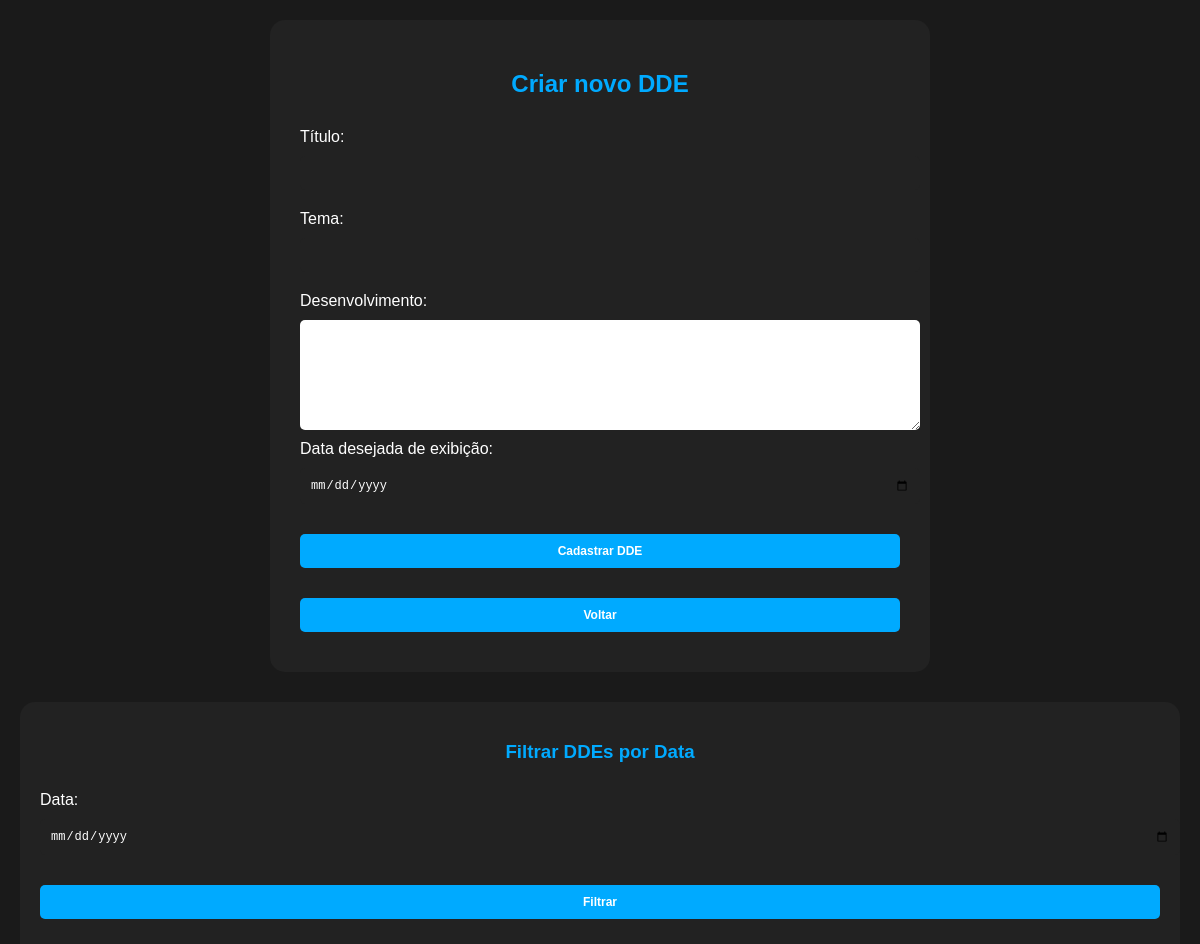
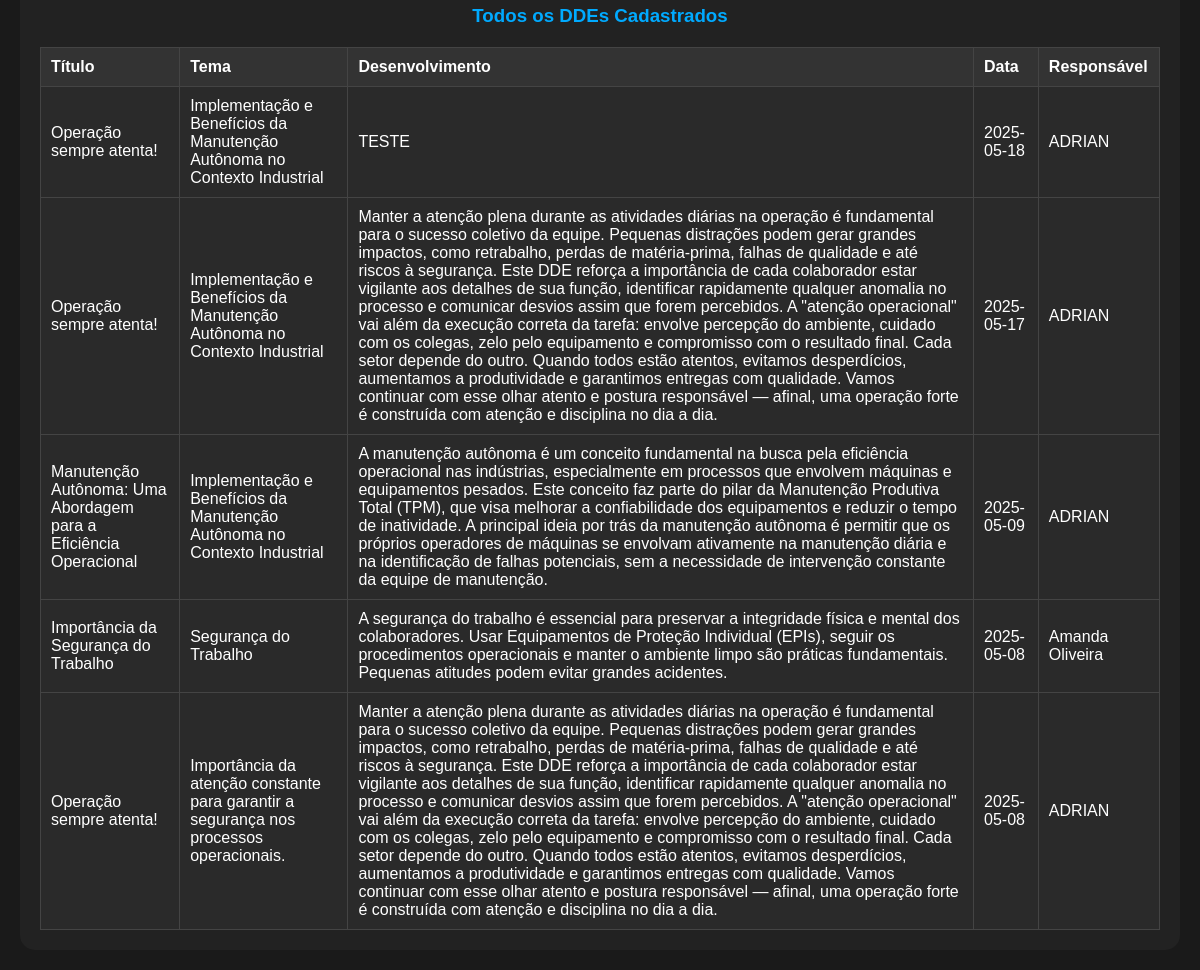
The page /php/cadastro_dde.php on the database its author committed (2 pictures, top to bottom).
### tables this page shows
CREATE TABLE `tab_dde` (
  `ID_DDE` int NOT NULL AUTO_INCREMENT,
  `DDE_TITULO` varchar(255) NOT NULL,
  `DDE_TEMA` varchar(255) NOT NULL,
  `DDE_DESENVOLVIMENTO` text NOT NULL,
  `DDE_DATA` date NOT NULL,
  `DDE_RESPONSAVEL` varchar(100) NOT NULL,
  PRIMARY KEY (`ID_DDE`)
);

### php/cadastro_dde.php (the view, shortened to what this page needs)
<?php
include('../php/conexao.php');
$filterData = '';
if (isset($_GET['data_filter'])) {
    $filterData = $_GET['data_filter'];
    $filterData = mysqli_real_escape_string($conn, $filterData);
    $query = "SELECT * FROM TAB_DDE WHERE DDE_DATA = '$filterData' ORDER BY DDE_DATA DESC";
} else {
    $query = "SELECT * FROM TAB_DDE ORDER BY DDE_DATA DESC";
}
$result = $conn->query($query);
?>
<!DOCTYPE html>
<html lang="pt-br">
<head>
    <link rel="stylesheet" href="../css/style.css">
</head>
<body>
<div class="form-container">
    <h2>Criar novo DDE</h2>
    <form method="post">
        <label for="titulo">Título:</label>
        <input type="text" id="titulo" name="titulo" required>
        <label for="tema">Tema:</label>
        <input type="text" id="tema" name="tema" required>
        <label for="desenvolvimento">Desenvolvimento:</label>
        <textarea id="desenvolvimento" name="desenvolvimento" rows="6" required></textarea>
        <label for="data">Data desejada de exibição:</label>
        <input type="date" id="data" name="data" required>
        <button type="submit">Cadastrar DDE</button>
    </form>
    <button onclick="window.location.href='http://localhost/funcionarios_web/pages/lobby.php';">Voltar</button>
</div>
<div class="table-container">
    <h3>Filtrar DDEs por Data</h3>
    <form method="GET" class="filter-form">
        <label for="data_filter">Data:</label>
        <input type="date" id="data_filter" name="data_filter" value="<?php echo $filterData; ?>">
        <button type="submit">Filtrar</button>
    </form>
    <h3>Todos os DDEs Cadastrados</h3>
    <table>
        <tr>
            <th>Título</th>
            <th>Tema</th>
            <th>Desenvolvimento</th>
            <th>Data</th>
            <th>Responsável</th>
        </tr>
        <?php
        if ($result->num_rows > 0) {
            while ($row = $result->fetch_assoc()) {
                echo "<tr>
                        <td>{$row['DDE_TITULO']}</td>
                        <td>{$row['DDE_TEMA']}</td>
                        <td>{$row['DDE_DESENVOLVIMENTO']}</td>
                        <td>{$row['DDE_DATA']}</td>
                        <td>{$row['DDE_RESPONSAVEL']}</td>
                    </tr>";
            }
        } else {
            echo "<tr><td colspan='5'>Nenhum DDE encontrado</td></tr>";
        }
        ?>
    </table>
</div>
</body>
</html>

### css/style.css (style rules this page uses)
body { font-family: 'Arial', sans-serif; background-color: #000; color: #00aaff; margin: 0; padding: 0; }
h2, h3 { text-align: center; color: #00aaff; }
form { display: flex; flex-direction: column; }
input, button, select { margin: 10px 0; padding: 10px; border: none; font-size: 12px; border-radius: 5px; }
input, select { background: #222; font-size: 12px; color: #fff; }
button { background: #00aaff; color: #000; font-weight: bold; cursor: pointer; }
table { width: 100%; margin-top: 20px; border-collapse: collapse; background-color: #222; }
th, td { padding: 10px; text-align: left; border: 1px solid #00aaff; }
th { background-color: #00aaff; color: #fff; }
td { color: #fff; }
tbody tr:nth-child(even) { background-color: #333; }
tbody tr:nth-child(odd) { background-color: #444; }

### php/cadastro_dde.php (style rules this page uses)
body { background-color: #1a1a1a; color: #fff; font-family: Arial, sans-serif; padding: 20px; }
.form-container { background-color: #222; padding: 30px; border-radius: 15px; width: 80%; max-width: 600px; margin: auto; }
label, input, textarea, button { display: block; width: 100%; margin-top: 10px; }
input, textarea { padding: 10px; border-radius: 5px; border: none; }
button { background-color: #00aaff; color: white; padding: 10px; margin-top: 20px; cursor: pointer; border: none; border-radius: 5px; }
.table-container { background-color: #222; padding: 20px; border-radius: 15px; margin-top: 30px; }
table { width: 100%; margin-top: 20px; border-collapse: collapse; }
th, td { padding: 10px; border: 1px solid #444; text-align: left; }
th { background-color: #333; }
td { background-color: #2a2a2a; }
.filter-form { margin-bottom: 20px; }

### rows shown on the page
tab_dde: DDE_TITULO "Operação sempre atenta!", DDE_TEMA "Implementação e Benefícios da Manutenção Autônoma no Contexto Industrial", DDE_DESENVOLVIMENTO "TESTE", DDE_DATA "2025-05-18", DDE_RESPONSAVEL "ADRIAN"
tab_dde: DDE_TITULO "Operação sempre atenta!", DDE_TEMA "Implementação e Benefícios da Manutenção Autônoma no Contexto Industrial", DDE_DESENVOLVIMENTO "Manter a atenção plena durante as atividades diárias na operação é fundamental para o sucesso coletivo da equipe. Pequenas distrações podem gerar grandes impactos, como retrabalho, perdas de matéria-prima, falhas de qualidade e até riscos à segurança. Este DDE reforça a importância de cada colaborador estar vigilante aos detalhes de sua função, identificar rapidamente qualquer anomalia no processo e comunicar desvios assim que forem percebidos. A \"atenção operacional\" vai além da execução correta da tarefa: envolve percepção do ambiente, cuidado com os colegas, zelo pelo equipamento e compromisso com o resultado final. Cada setor depende do outro. Quando todos estão atentos, evitamos…", DDE_DATA "2025-05-17", DDE_RESPONSAVEL "ADRIAN"
tab_dde: DDE_TITULO "Manutenção Autônoma: Uma Abordagem para a Eficiência Operacional", DDE_TEMA "Implementação e Benefícios da Manutenção Autônoma no Contexto Industrial", DDE_DESENVOLVIMENTO "A manutenção autônoma é um conceito fundamental na busca pela eficiência operacional nas indústrias, especialmente em processos que envolvem máquinas e equipamentos pesados. Este conceito faz parte do pilar da Manutenção Produtiva Total (TPM), que visa melhorar a confiabilidade dos equipamentos e reduzir o tempo de inatividade. A principal ideia por trás da manutenção autônoma é permitir que os próprios operadores de máquinas se envolvam ativamente na manutenção diária e na identificação de falhas potenciais, sem a necessidade de intervenção constante da equipe de manutenção.", DDE_DATA "2025-05-09", DDE_RESPONSAVEL "ADRIAN"
tab_dde: DDE_TITULO "Importância da Segurança do Trabalho", DDE_TEMA "Segurança do Trabalho", DDE_DESENVOLVIMENTO "A segurança do trabalho é essencial para preservar a integridade física e mental dos colaboradores. Usar Equipamentos de Proteção Individual (EPIs), seguir os procedimentos operacionais e manter o ambiente limpo são práticas fundamentais. Pequenas atitudes podem evitar grandes acidentes.", DDE_DATA "2025-05-08", DDE_RESPONSAVEL "Amanda Oliveira"
tab_dde: DDE_TITULO "Operação sempre atenta!", DDE_TEMA "Importância da atenção constante para garantir a segurança nos processos operacionais.", DDE_DESENVOLVIMENTO "Manter a atenção plena durante as atividades diárias na operação é fundamental para o sucesso coletivo da equipe. Pequenas distrações podem gerar grandes impactos, como retrabalho, perdas de matéria-prima, falhas de qualidade e até riscos à segurança. Este DDE reforça a importância de cada colaborador estar vigilante aos detalhes de sua função, identificar rapidamente qualquer anomalia no processo e comunicar desvios assim que forem percebidos. A \"atenção operacional\" vai além da execução correta da tarefa: envolve percepção do ambiente, cuidado com os colegas, zelo pelo equipamento e compromisso com o resultado final. Cada setor depende do outro. Quando todos estão atentos, evitamos…", DDE_DATA "2025-05-08", DDE_RESPONSAVEL "ADRIAN"
